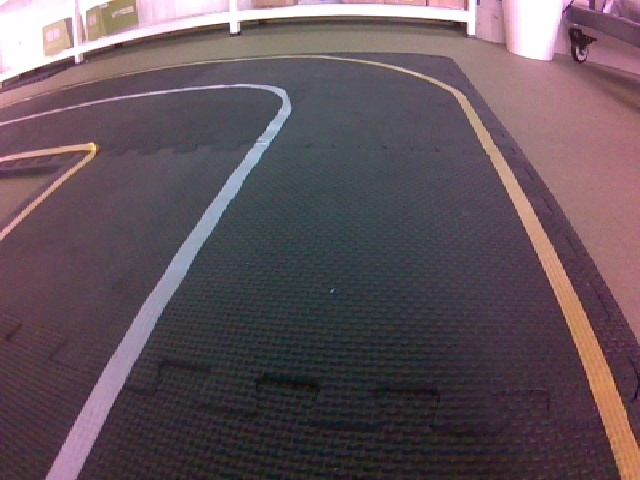
#> input picture images/frame_20250412_152533_821773.jpg, 640 x 480 px, given in place of video_20250410_072000.avi, which was not available
$ python extract.py
#> lines starting #> are read from the running program, lines starting #| are printed output that depends on the picture; after the words box and inside, x2 and y2 are one past the last pixel; in counts of white or black regions, pixels touching at a corner belong together; pictures that were not available may be replaced by others from this repository, and a replacement may not be noted
#> further down, frame is the input picture: shape (480, 640, 3); mean B, G, R 90.9, 83.3, 98.8
import cv2
import numpy as np
import json

# Inicializar janela
cv2.namedWindow("Tuner")

# Trackbars
def nothing(x): pass

cv2.createTrackbar("ROI Top", "Tuner", 200, 480, nothing)
cv2.createTrackbar("ROI Bottom", "Tuner", 480, 480, nothing)

cv2.createTrackbar("H min", "Tuner", 0, 179, nothing)
cv2.createTrackbar("H max", "Tuner", 179, 179, nothing)
cv2.createTrackbar("S min", "Tuner", 0, 255, nothing)
cv2.createTrackbar("S max", "Tuner", 255, 255, nothing)
cv2.createTrackbar("V min", "Tuner", 200, 255, nothing)
cv2.createTrackbar("V max", "Tuner", 255, 255, nothing)

cv2.createTrackbar("Canny Low", "Tuner", 50, 255, nothing)
cv2.createTrackbar("Canny High", "Tuner", 150, 255, nothing)
cv2.createTrackbar("Kernel Size", "Tuner", 3, 10, nothing)

# Vídeo de exemplo
cap = cv2.VideoCapture("video_20250410_072000.avi")  # usar o último vídeo enviado

def apply_pipeline(frame, config):
    # ROI
    roi = frame[config["roi_top"]:config["roi_bottom"], :]
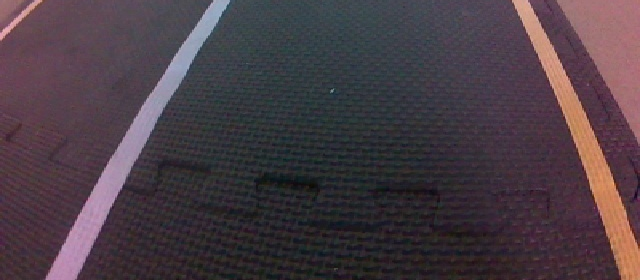
#> roi: shape (280, 640, 3); mean of channels 0, 1, 2 68.7, 61, 73.7; drawn as B, G, R

    # HSV Filter
    hsv = cv2.cvtColor(roi, cv2.COLOR_BGR2HSV)
#> hsv: shape (280, 640, 3); mean H, S, V 129.1, 60.2, 78
    mask = cv2.inRange(hsv,
                       (config["hmin"], config["smin"], config["vmin"]),
                       (config["hmax"], config["smax"], config["vmax"]))
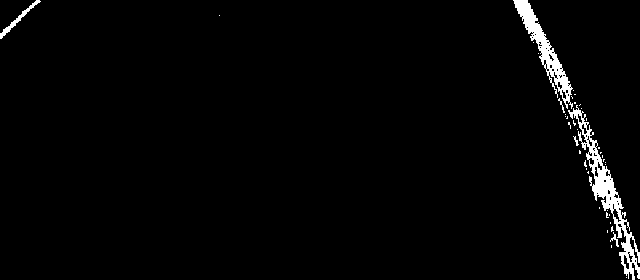
#> mask: shape (280, 640); 2.2% white; 41 white regions (35 under 20 px), largest, box (x1, y1, x2, y2) and area: (568, 105, 640, 280) 2020, (513, 0, 573, 109) 1422, (0, 0, 41, 39) 214, (610, 232, 619, 247) 40, (558, 98, 565, 113) 26, (573, 136, 579, 146) 23

    # Canny
    edges = cv2.Canny(mask, config["canny_low"], config["canny_high"])
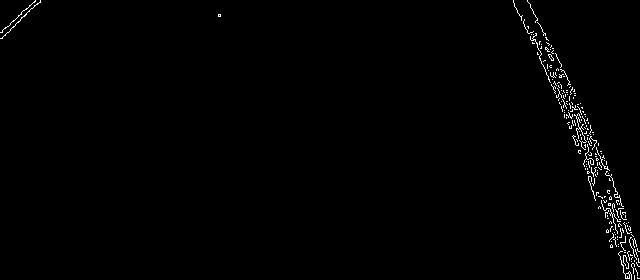
#> edges: shape (280, 640); 0.91% white in thin lines or dots

    # Morphology
    k = config["kernel"]
    kernel = np.ones((k, k), np.uint8)
    closed = cv2.morphologyEx(edges, cv2.MORPH_CLOSE, kernel)
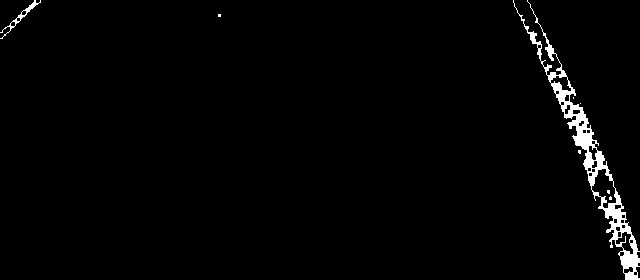
#> closed: shape (280, 640); 1.9% white; 8 white regions (6 under 20 px), largest, box (x1, y1, x2, y2) and area: (513, 0, 640, 280) 3198, (0, 0, 41, 39) 170

    return closed


# Loop de preview
while True:
    ret, frame = cap.read()
    if not ret:
        cap.set(cv2.CAP_PROP_POS_FRAMES, 0)
        continue

    config = {
        "roi_top": cv2.getTrackbarPos("ROI Top", "Tuner"),
        "roi_bottom": cv2.getTrackbarPos("ROI Bottom", "Tuner"),
        "hmin": cv2.getTrackbarPos("H min", "Tuner"),
        "hmax": cv2.getTrackbarPos("H max", "Tuner"),
        "smin": cv2.getTrackbarPos("S min", "Tuner"),
        "smax": cv2.getTrackbarPos("S max", "Tuner"),
        "vmin": cv2.getTrackbarPos("V min", "Tuner"),
        "vmax": cv2.getTrackbarPos("V max", "Tuner"),
        "canny_low": cv2.getTrackbarPos("Canny Low", "Tuner"),
        "canny_high": cv2.getTrackbarPos("Canny High", "Tuner"),
        "kernel": max(1, cv2.getTrackbarPos("Kernel Size", "Tuner")),
    }

    processed = apply_pipeline(frame.copy(), config)
    mask_color = cv2.cvtColor(processed, cv2.COLOR_GRAY2BGR)
    combined = np.vstack([frame, mask_color])
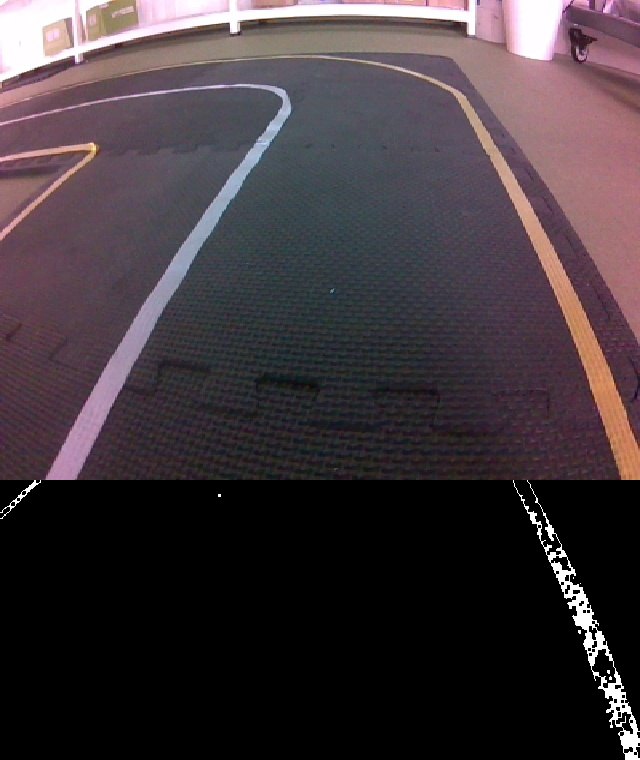
#> combined: shape (760, 640, 3); mean B, G, R 59.2, 54.4, 64.2

    cv2.imshow("combined", mask_color)


    key = cv2.waitKey(30)
#> (key q is pressed here)
    if key == ord('s'):
        with open("config_tuner.json", "w") as f:
            json.dump(config, f, indent=4)
        print("Configuração salva para config_tuner.json")
    elif key == ord('q'):
        break

cap.release()
cv2.destroyAllWindows()

$ run again, on images/frame_20250412_152556_150506.jpg
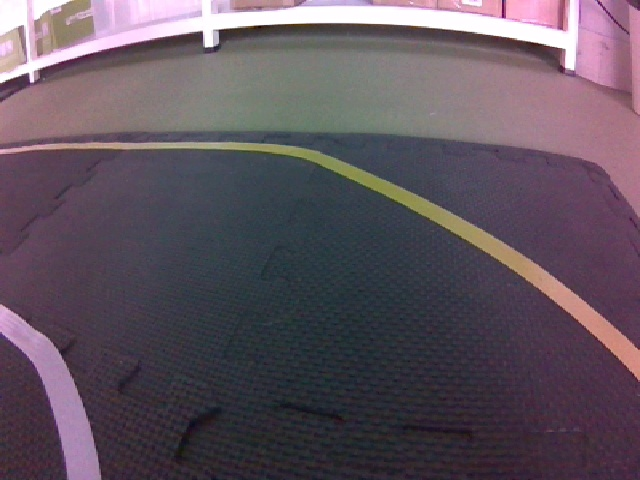
#> input picture images/frame_20250412_152556_150506.jpg, 640 x 480 px, given in place of video_20250410_072000.avi, which was not available
#> frame is the input picture: shape (480, 640, 3); mean B, G, R 94.3, 83.5, 95.8
#> hsv: shape (280, 640, 3); mean H, S, V 129.3, 65.1, 73.3
#> in apply_pipeline, `mask = cv2.inRange(hsv, (config["hmin"], config["smin"], config["vmin"..`:
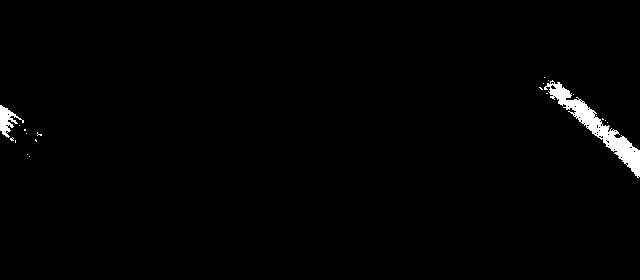
#> mask: shape (280, 640); 1.2% white; 21 white regions (19 under 20 px), largest, box (x1, y1, x2, y2) and area: (544, 80, 640, 178) 1849, (0, 105, 24, 138) 331
#> edges: shape (280, 640); 0.37% white in thin lines or dots, all inside (x1, y1, x2, y2) = (0, 76, 640, 178)
#> closed: shape (280, 640); 0.68% white; 9 white regions (6 under 20 px), largest, box (x1, y1, x2, y2) and area: (539, 79, 640, 178) 901, (0, 104, 24, 141) 237, (36, 131, 42, 136) 20
#> `combined = np.vstack([frame, mask_color])`:
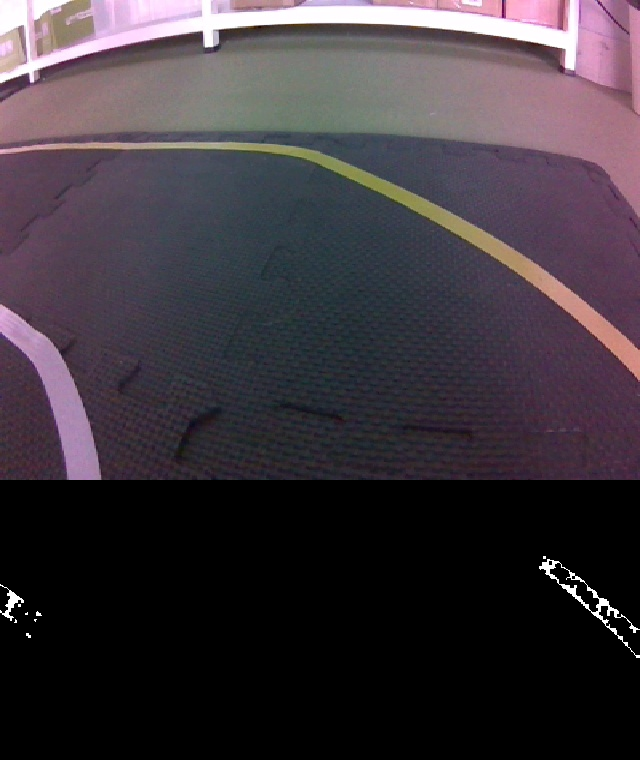
#> combined: shape (760, 640, 3); mean B, G, R 60.2, 53.4, 61.1

$ run again, on images/frame_20250412_152558_183094.jpg
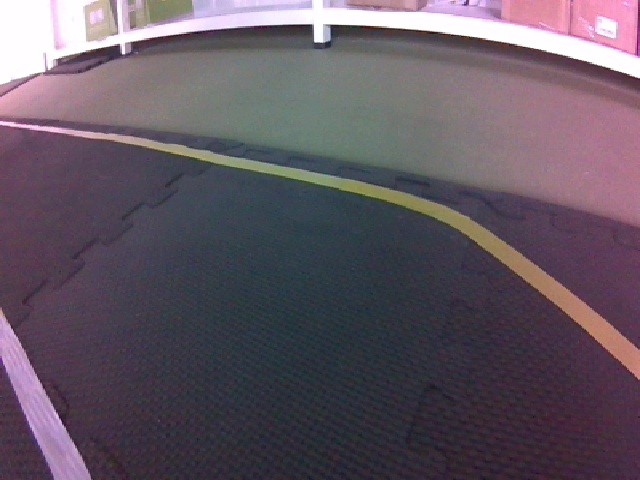
#> input picture images/frame_20250412_152558_183094.jpg, 640 x 480 px, given in place of video_20250410_072000.avi, which was not available
#> frame is the input picture: shape (480, 640, 3); mean B, G, R 97.8, 86.7, 97.7
#> hsv: shape (280, 640, 3); mean H, S, V 128.7, 67.6, 74.4
#> in apply_pipeline, `mask = cv2.inRange(hsv, (config["hmin"], config["smin"], config["vmin"..`:
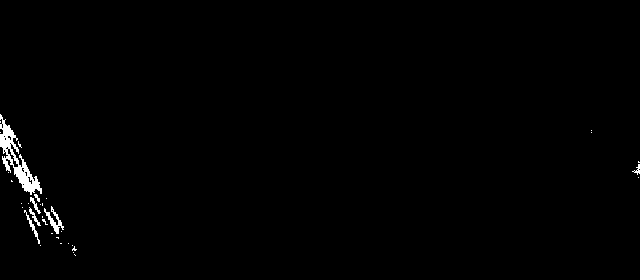
#> mask: shape (280, 640); 0.82% white; 34 white regions (27 under 20 px), largest, box (x1, y1, x2, y2) and area: (0, 114, 42, 195) 955, (44, 206, 64, 234) 177, (24, 210, 40, 244) 89
#> edges: shape (280, 640); 0.45% white in thin lines or dots, all inside (x1, y1, x2, y2) = (0, 114, 640, 255)
#> closed: shape (280, 640); 0.96% white; 7 white regions (4 under 20 px), largest, box (x1, y1, x2, y2) and area: (0, 114, 64, 247) 1563, (631, 161, 640, 179) 65, (67, 242, 77, 255) 54
#> `combined = np.vstack([frame, mask_color])`:
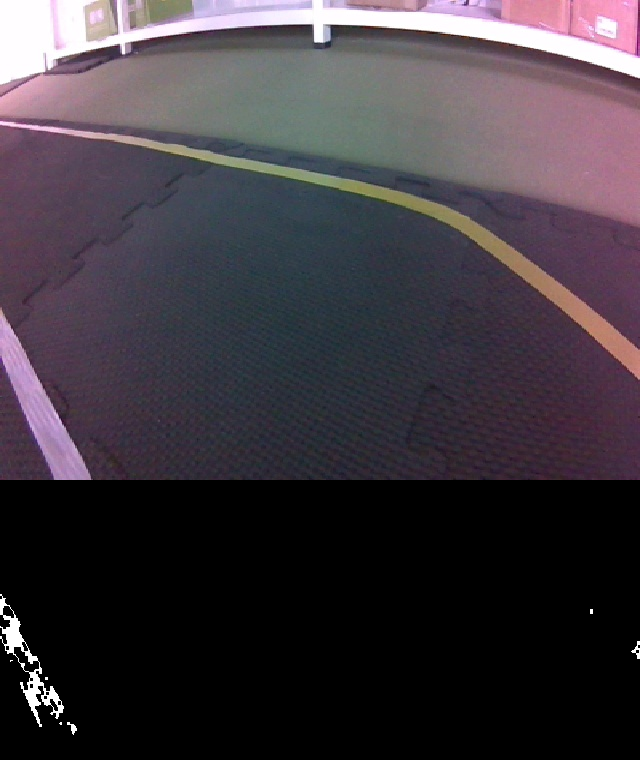
#> combined: shape (760, 640, 3); mean B, G, R 62.7, 55.7, 62.6

$ run again, on images/frame_20250412_152606_082238.jpg
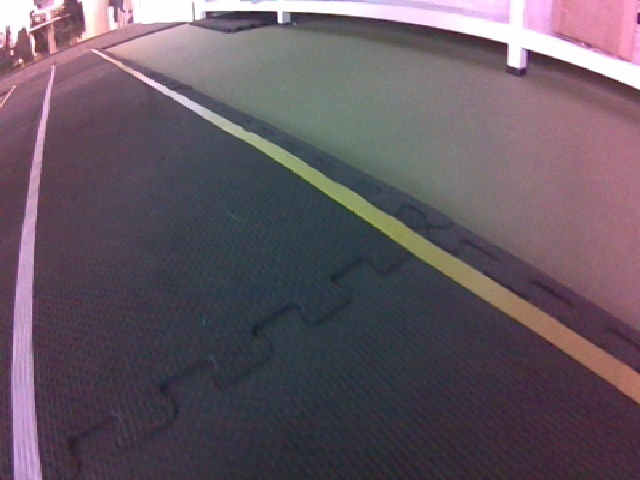
#> input picture images/frame_20250412_152606_082238.jpg, 640 x 480 px, given in place of video_20250410_072000.avi, which was not available
#> frame is the input picture: shape (480, 640, 3); mean B, G, R 98.5, 87.9, 100.8
#> hsv: shape (280, 640, 3); mean H, S, V 128.9, 65.6, 81.4
#> in apply_pipeline, `mask = cv2.inRange(hsv, (config["hmin"], config["smin"], config["vmin"..`:
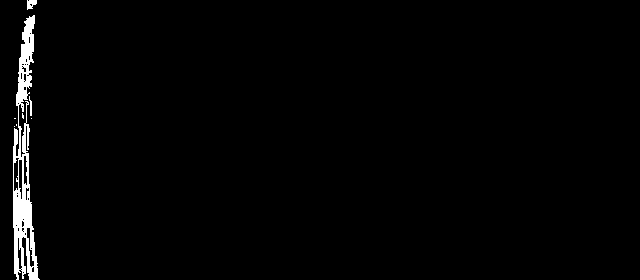
#> mask: shape (280, 640); 1.8% white; 8 white regions (5 under 20 px), largest, box (x1, y1, x2, y2) and area: (13, 15, 40, 280) 3053, (27, 0, 37, 10) 69, (29, 96, 32, 116) 36
#> edges: shape (280, 640); 0.75% white in thin lines or dots, all inside (x1, y1, x2, y2) = (12, 0, 40, 280)
#> closed: shape (280, 640); 1.3% white; 2 white regions, box (x1, y1, x2, y2) and area: (12, 15, 40, 280) 2342, (26, 0, 37, 10) 43
#> `combined = np.vstack([frame, mask_color])`:
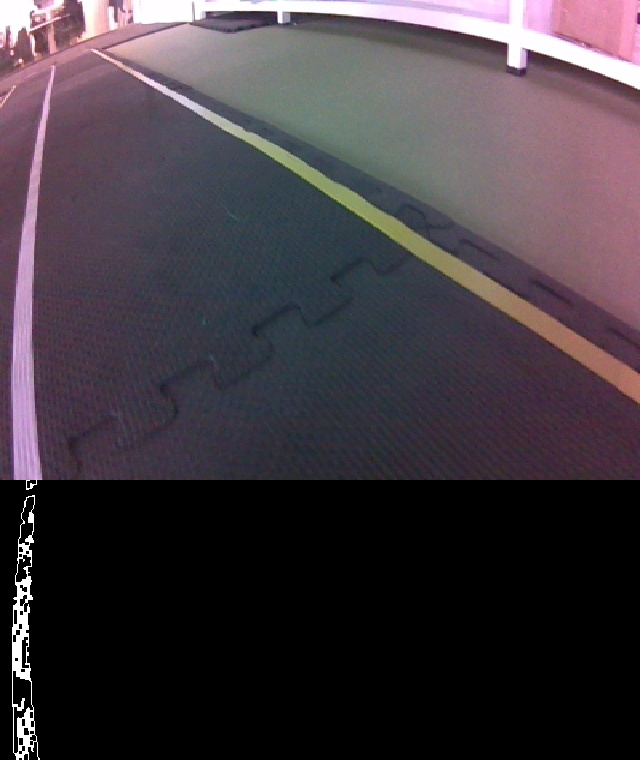
#> combined: shape (760, 640, 3); mean B, G, R 63.5, 56.7, 64.9
